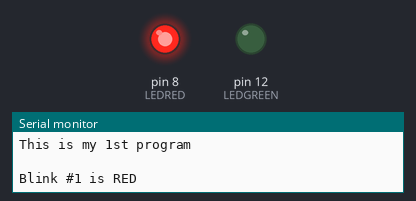
A sketch run on a simulated Arduino Uno, built with avr-gcc and run on an emulated ATmega328P. Shown: output pins drawn as LEDs (lit = HIGH), the last lines printed to the serial monitor.

Above: at 0.5 s.
At 2.5 s:
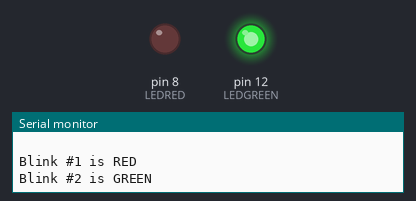
At 6.0 s:
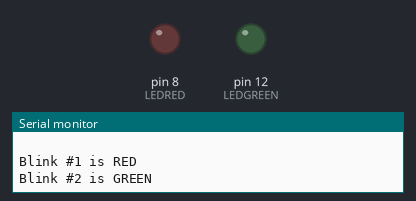
Timing chart, 0 to 9.1 s (numbered marks = the images above):
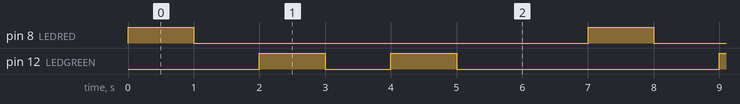

The sketch:

sketch_mar18a_.monday_lighting_arduino.ino
```cpp
int LEDRED=8;
int LEDGREEN=12;


void setup() {
  Serial.begin(9600);
  pinMode(LEDRED,OUTPUT);
  pinMode(LEDGREEN,OUTPUT);
  Serial.println("This is my 1st program");
  Serial.println(" ");}
  // put your setup code here, to run once:
void loop() {


  Serial.print("Blink #1 is RED");
  Serial.println(" ");

    digitalWrite(LEDRED,HIGH);
    delay(1000);
    digitalWrite(LEDRED,LOW);
    delay(1000);

    Serial.print("Blink #2 is GREEN");
    Serial.println(" ");

    digitalWrite(LEDGREEN,HIGH);
    delay(1000);
    digitalWrite(LEDGREEN,LOW);
    delay(1000);
    digitalWrite(LEDGREEN,HIGH);
    delay(1000);
    digitalWrite(LEDGREEN,LOW);
    delay(1000);

 Serial.print("Blink #3 is RED");
 Serial.println(" ");
  digitalWrite(LEDRED,HIGH);
  digitalWrite(LEDRED,LOW);
  delay(1000);
  }
  // put your main code here, to run repeatedly:
```

Measured:
- by itself, pin 8 (LEDRED): alternates HIGH for 1.0 s and LOW for 6.0 s
- by itself, pin 12 (LEDGREEN): repeats every 7.0 s: LOW 1.0 s, HIGH 1.0 s, LOW 4.0 s, HIGH 1.0 s
- by itself, everything shown: repeats every 7.0 s, in 6 steps
